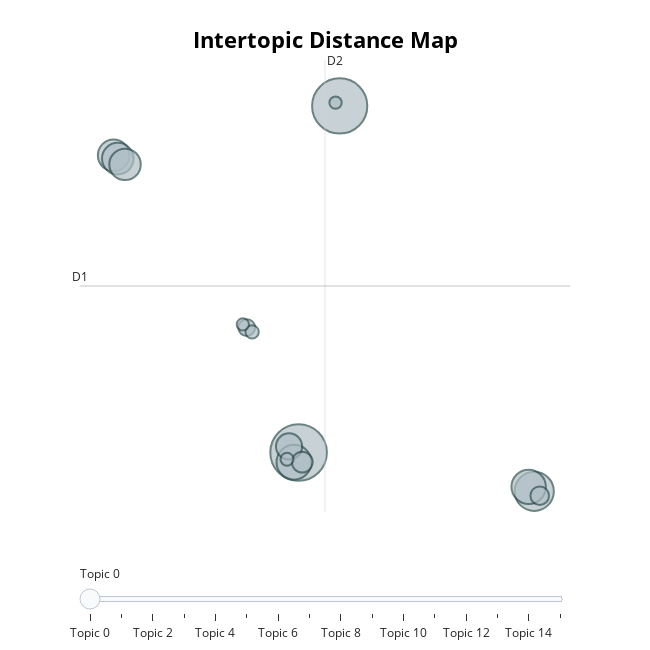

Notebook code for this chart:
### Markdown cell above
## Vectorización semántica y agrupamiento temático

### Code cell
import pandas as pd
import numpy as np
from sentence_transformers import SentenceTransformer
from bertopic import BERTopic

# Cargar el archivo CSV
ruta = r'' # Ruta donde se encuentra tu archivo CSV con las descripciones 
df = pd.read_csv(ruta, sep=';')

# Filtrar las filas donde 'Nombre Carpeta' contiene '/train/'
df_train = df[df['Nombre Carpeta'].str.contains(r'/train', na=False, regex=True)]

# Extraer la columna de descripciones
descriptions = df_train['Descripciones imagenes'].tolist()

# Cargar el modelo de Sentence Transformer
model = SentenceTransformer('all-MiniLM-L6-v2')

# Generar los embeddings de las descripciones
embeddings = model.encode(descriptions, show_progress_bar=True)

# Convertir los embeddings en una matriz de NumPy
embeddings_np = np.array(embeddings)

# Crear el modelo BERTopic
topic_model = BERTopic()

# Ajustar el modelo sobre los embeddings generados
topics, probs = topic_model.fit_transform(descriptions, embeddings_np)

topic_model.save("bertopic_train_model")

# Mostrar los tópicos generados
topic_info = topic_model.get_topic_info()
print('Tópicos obtenidos: ', topic_info)

# Ver las palabras clave de un tópico específico
print(f'Palabras claves del tópico: ', topic_model.get_topic(0))

# Visualización interactiva
topic_model.visualize_topics()

### Figure 1 — Plotly figure (JSON) as saved in the notebook; plotly's stock layout.template omitted (floating-point values rounded to 4 significant figures)
{"data": [{"customdata": [[0, "bag | bolts | washers | two | nuts", 360], [1, "wire | connectors | mesh | levers | orange", 343], [2, "tray | granola | and | banana | of", 173], [3, "pins | push | container | compartments | the", 137], [4, "container | granola | and | banana | the", 133], [5, "bottle | liquid | label | the | labels", 112], [6, "bottle | juice | label | liquid | the", 112], [7, "bottle | liquid | label | the | glass", 111], [8, "pushpins | container | compartments | the | each", 77], [9, "organizer | pins | compartments | push | the", 49], [10, "tangerines | tray | granola | banana | chips", 39], [11, "box | pins | push | compartments | the", 32], [12, "box | pins | storage | compartments | push", 20], [13, "case | pins | compartments | push | the", 19], [14, "terminal | blocks | block | wire | levers", 17], [15, "box | pushpins | compartments | the | or", 17]], "hovertemplate": "<b>Topic %{customdata[0]}</b><br>%{customdata[1]}<br>Size: %{customdata[2]}", "legendgroup": "", "marker": {"color": "#B0BEC5", "line": {"color": "DarkSlateGrey", "width": 2}, "size": [360, 343, 173, 137, 133, 112, 112, 111, 77, 49, 39, 32, 20, 19, 17, 17], "sizemode": "area", "sizeref": 0.225, "symbol": "circle"}, "mode": "markers", "name": "", "orientation": "v", "showlegend": false, "type": "scatter", "x": [-1.84, 0.08725, 9.21, -2.056, 8.949, -10.51, -10.32, -9.979, -2.287, -1.668, 9.467, -4.271, -4.021, -2.383, -0.1066, -4.455], "xaxis": "x", "y": [-3.839, 16.46, -6.111, -4.408, -5.85, 13.57, 13.38, 13.04, -3.484, -4.402, -6.368, 3.477, 3.227, -4.23, 16.65, 3.661], "yaxis": "y"}], "layout": {"annotations": [{"showarrow": false, "text": "D1", "x": -12.09, "y": 5.914, "yshift": 10}, {"showarrow": false, "text": "D2", "x": -0.6015, "xshift": 10, "y": 19.15}], "height": 650, "hoverlabel": {"bgcolor": "white", "font": {"family": "Rockwell", "size": 16}}, "legend": {"itemsizing": "constant", "tracegroupgap": 0}, "margin": {"t": 60}, "shapes": [{"line": {"color": "#CFD8DC", "width": 2}, "type": "line", "x0": -0.6015, "x1": -0.6015, "y0": -7.324, "y1": 19.15}, {"line": {"color": "#9E9E9E", "width": 2}, "type": "line", "x0": -12.09, "x1": 10.89, "y0": 5.914, "y1": 5.914}], "sliders": [{"active": 0, "pad": {"t": 50}, "steps": [{"args": [{"marker.color": [["red", "#B0BEC5", "#B0BEC5", "#B0BEC5", "#B0BEC5", "#B0BEC5", "#B0BEC5", "#B0BEC5", "#B0BEC5", "#B0BEC5", "#B0BEC5", "#B0BEC5", "#B0BEC5", "#B0BEC5", "#B0BEC5", "#B0BEC5"]]}], "label": "Topic 0", "method": "update"}, {"args": [{"marker.color": [["#B0BEC5", "red", "#B0BEC5", "#B0BEC5", "#B0BEC5", "#B0BEC5", "#B0BEC5", "#B0BEC5", "#B0BEC5", "#B0BEC5", "#B0BEC5", "#B0BEC5", "#B0BEC5", "#B0BEC5", "#B0BEC5", "#B0BEC5"]]}], "label": "Topic 1", "method": "update"}, {"args": [{"marker.color": [["#B0BEC5", "#B0BEC5", "red", "#B0BEC5", "#B0BEC5", "#B0BEC5", "#B0BEC5", "#B0BEC5", "#B0BEC5", "#B0BEC5", "#B0BEC5", "#B0BEC5", "#B0BEC5", "#B0BEC5", "#B0BEC5", "#B0BEC5"]]}], "label": "Topic 2", "method": "update"}, {"args": [{"marker.color": [["#B0BEC5", "#B0BEC5", "#B0BEC5", "red", "#B0BEC5", "#B0BEC5", "#B0BEC5", "#B0BEC5", "#B0BEC5", "#B0BEC5", "#B0BEC5", "#B0BEC5", "#B0BEC5", "#B0BEC5", "#B0BEC5", "#B0BEC5"]]}], "label": "Topic 3", "method": "update"}, {"args": [{"marker.color": [["#B0BEC5", "#B0BEC5", "#B0BEC5", "#B0BEC5", "red", "#B0BEC5", "#B0BEC5", "#B0BEC5", "#B0BEC5", "#B0BEC5", "#B0BEC5", "#B0BEC5", "#B0BEC5", "#B0BEC5", "#B0BEC5", "#B0BEC5"]]}], "label": "Topic 4", "method": "update"}, {"args": [{"marker.color": [["#B0BEC5", "#B0BEC5", "#B0BEC5", "#B0BEC5", "#B0BEC5", "red", "#B0BEC5", "#B0BEC5", "#B0BEC5", "#B0BEC5", "#B0BEC5", "#B0BEC5", "#B0BEC5", "#B0BEC5", "#B0BEC5", "#B0BEC5"]]}], "label": "Topic 5", "method": "update"}, {"args": [{"marker.color": [["#B0BEC5", "#B0BEC5", "#B0BEC5", "#B0BEC5", "#B0BEC5", "#B0BEC5", "red", "#B0BEC5", "#B0BEC5", "#B0BEC5", "#B0BEC5", "#B0BEC5", "#B0BEC5", "#B0BEC5", "#B0BEC5", "#B0BEC5"]]}], "label": "Topic 6", "method": "update"}, {"args": [{"marker.color": [["#B0BEC5", "#B0BEC5", "#B0BEC5", "#B0BEC5", "#B0BEC5", "#B0BEC5", "#B0BEC5", "red", "#B0BEC5", "#B0BEC5", "#B0BEC5", "#B0BEC5", "#B0BEC5", "#B0BEC5", "#B0BEC5", "#B0BEC5"]]}], "label": "Topic 7", "method": "update"}, {"args": [{"marker.color": [["#B0BEC5", "#B0BEC5", "#B0BEC5", "#B0BEC5", "#B0BEC5", "#B0BEC5", "#B0BEC5", "#B0BEC5", "red", "#B0BEC5", "#B0BEC5", "#B0BEC5", "#B0BEC5", "#B0BEC5", "#B0BEC5", "#B0BEC5"]]}], "label": "Topic 8", "method": "update"}, {"args": [{"marker.color": [["#B0BEC5", "#B0BEC5", "#B0BEC5", "#B0BEC5", "#B0BEC5", "#B0BEC5", "#B0BEC5", "#B0BEC5", "#B0BEC5", "red", "#B0BEC5", "#B0BEC5", "#B0BEC5", "#B0BEC5", "#B0BEC5", "#B0BEC5"]]}], "label": "Topic 9", "method": "update"}, {"args": [{"marker.color": [["#B0BEC5", "#B0BEC5", "#B0BEC5", "#B0BEC5", "#B0BEC5", "#B0BEC5", "#B0BEC5", "#B0BEC5", "#B0BEC5", "#B0BEC5", "red", "#B0BEC5", "#B0BEC5", "#B0BEC5", "#B0BEC5", "#B0BEC5"]]}], "label": "Topic 10", "method": "update"}, {"args": [{"marker.color": [["#B0BEC5", "#B0BEC5", "#B0BEC5", "#B0BEC5", "#B0BEC5", "#B0BEC5", "#B0BEC5", "#B0BEC5", "#B0BEC5", "#B0BEC5", "#B0BEC5", "red", "#B0BEC5", "#B0BEC5", "#B0BEC5", "#B0BEC5"]]}], "label": "Topic 11", "method": "update"}, {"args": [{"marker.color": [["#B0BEC5", "#B0BEC5", "#B0BEC5", "#B0BEC5", "#B0BEC5", "#B0BEC5", "#B0BEC5", "#B0BEC5", "#B0BEC5", "#B0BEC5", "#B0BEC5", "#B0BEC5", "red", "#B0BEC5", "#B0BEC5", "#B0BEC5"]]}], "label": "Topic 12", "method": "update"}, {"args": [{"marker.color": [["#B0BEC5", "#B0BEC5", "#B0BEC5", "#B0BEC5", "#B0BEC5", "#B0BEC5", "#B0BEC5", "#B0BEC5", "#B0BEC5", "#B0BEC5", "#B0BEC5", "#B0BEC5", "#B0BEC5", "red", "#B0BEC5", "#B0BEC5"]]}], "label": "Topic 13", "method": "update"}, {"args": [{"marker.color": [["#B0BEC5", "#B0BEC5", "#B0BEC5", "#B0BEC5", "#B0BEC5", "#B0BEC5", "#B0BEC5", "#B0BEC5", "#B0BEC5", "#B0BEC5", "#B0BEC5", "#B0BEC5", "#B0BEC5", "#B0BEC5", "red", "#B0BEC5"]]}], "label": "Topic 14", "method": "update"}, {"args": [{"marker.color": [["#B0BEC5", "#B0BEC5", "#B0BEC5", "#B0BEC5", "#B0BEC5", "#B0BEC5", "#B0BEC5", "#B0BEC5", "#B0BEC5", "#B0BEC5", "#B0BEC5", "#B0BEC5", "#B0BEC5", "#B0BEC5", "#B0BEC5", "red"]]}], "label": "Topic 15", "method": "update"}]}], "title": {"font": {"color": "Black", "size": 22}, "text": "<b>Intertopic Distance Map</b>", "x": 0.5, "xanchor": "center", "y": 0.95, "yanchor": "top"}, "width": 650, "xaxis": {"anchor": "y", "domain": [0, 1], "range": [-12.09, 10.89], "title": {"text": ""}, "visible": false}, "yaxis": {"anchor": "x", "domain": [0, 1], "range": [-7.324, 19.15], "title": {"text": ""}, "visible": false}}}
